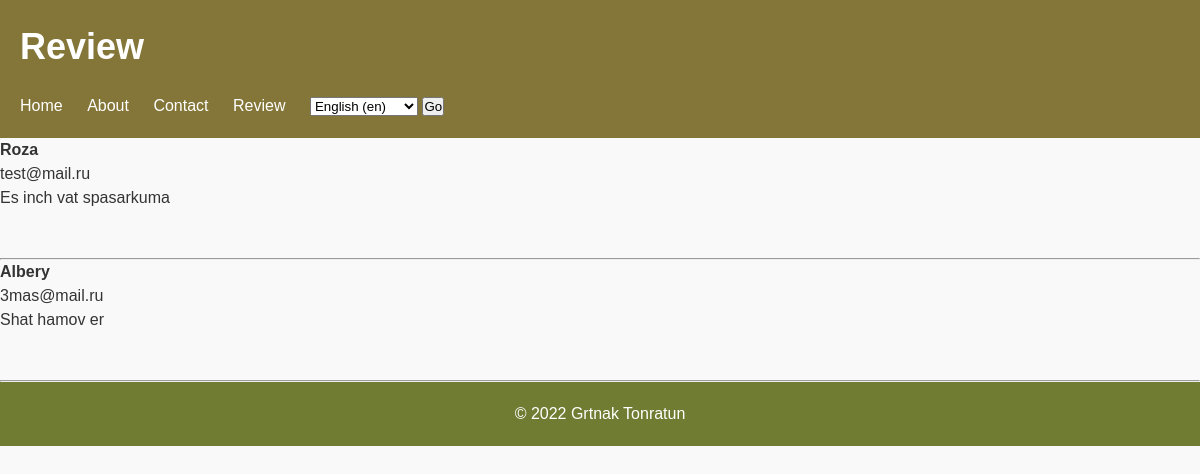
The page /review/ on the database as committed earlier.
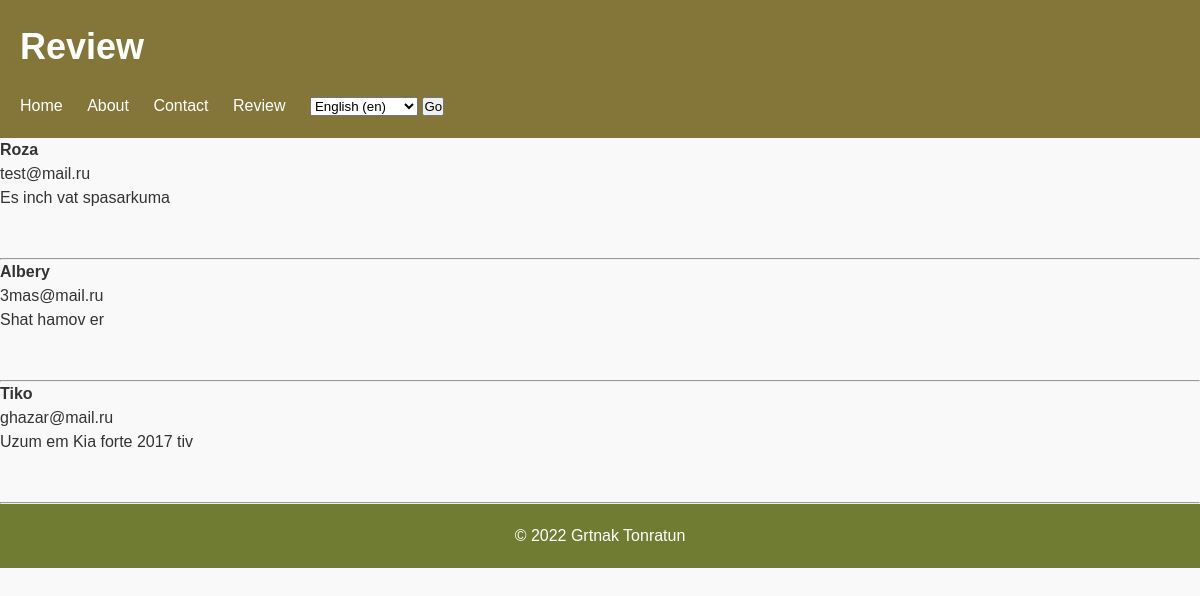
The same page on the database as committed later.
### main/models.py (models this page shows, shortened)
class Contact(models.Model):
    username = models.CharField('User name', max_length=100)
    email = models.EmailField('User email')
    review = models.TextField('User review')

### main/views.py (the view)
# urls.py: path('review/', views.review, name='review'),
def review(request):
    review_list = Contact.objects.all()
    return render(request, 'main/review.html', context={
        'review_list':review_list
    })

### main/templates/main/review.html (shortened to what this page needs)
{% extends 'main/base.html' %}
{% block name %}Review{% endblock %}
{% block content %}
    {% for i in review_list %}
        <h4>{{ i.username }}</h4><p>{{ i.email }}</p>
        <p>{{ i.review }}</p>
        <br>
        <br>
        <hr>
    {% endfor %}
{% endblock %}

### main/templates/main/base.html (shortened to what this page needs)
{% load i18n %}
{% load static %}
<!DOCTYPE html>
<html>
<head>
	<link rel="stylesheet" type="text/css" href="{% static 'css/style.css' %}">
</head>
<header>
    <h1>{% block name %}{% endblock %}</h1>
    <nav>
        <ul>
            <li><a href="{% url 'home' %}">Home</a></li>
            <li><a href="{% url 'about' %}">About</a></li>
            <li><a href="{% url 'contact' %}">Contact</a></li>
            <li><a href="{% url 'review' %}">Review</a></li>
            <li>
                <form action="{% url 'set_language' %}" method="post">
                <select name="language">
                    {% get_current_language as LANGUAGE_CODE %}
                    {% get_available_languages as LANGUAGES %}
                    {% get_language_info_list for LANGUAGES as languages %}{% for language in languages %}
                <option value="{{ language.code }}"{% if language.code == LANGUAGE_CODE %}
                selected{% endif %}>
                    {{ language.name_local }} ({{ language.code }})
                </option>
                    {% endfor %}
                </select>
                <input type="submit" value="Go">
                </form>
                </li>
        </ul>
    </nav>
</header>
<body>
    {% block content %}{% endblock %}
</body>
<footer>
    <p>&copy; 2022 Grtnak Tonratun</p>
</footer>
</html>

### main/static/css/style.css (style rules this page uses)
* { box-sizing: border-box; margin: 0; padding: 0; }
body { font-family: Arial, sans-serif; font-size: 16px; line-height: 1.5; color: #333; background-color: #f9f9f9; }
header { background-color: #847638; color: #fff; padding: 20px; }
h1, h2 { font-size: 36px; margin-bottom: 20px; }
nav ul { list-style-type: none; margin: 0; padding: 0; }
nav li { display: inline-block; margin-right: 20px; }
nav a { color: #fff; text-decoration: none; }
footer { background-color: #717c33; color: #fff; text-align: center; padding: 20px; }

Rows that differ between the two databases and show on the page:
added Contact: username "Tiko", email "ghazar@mail.ru", review "Uzum em Kia forte 2017 tiv"
